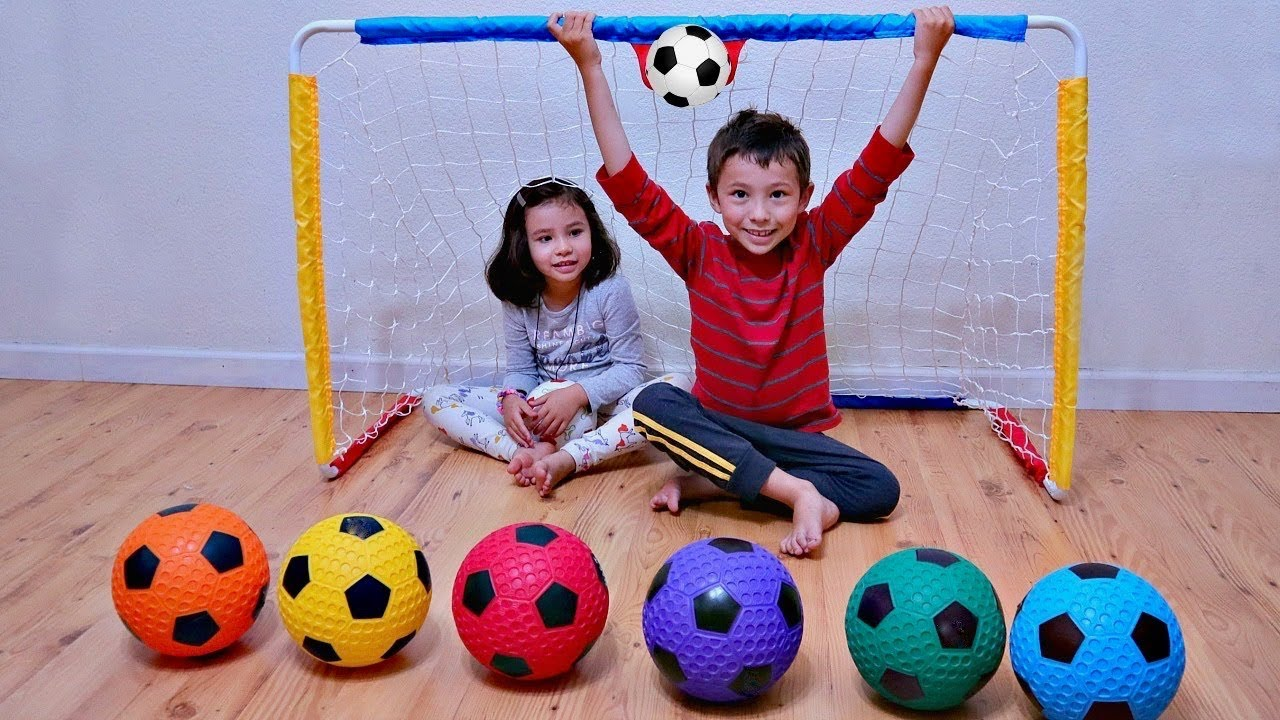
#> input picture Part1. Object Detection/1. Template Matching/balls.jpg, 1280 x 720 px
$ jupyter execute code.ipynb   (shell and % lines are left out)
#> lines starting #> are read from the running program, lines starting #| are printed output that depends on the picture; after the words box and inside, x2 and y2 are one past the last pixel; in counts of white or black regions, pixels touching at a corner belong together
# Part A. Review Picture

[cell 1]
import cv2
import numpy as np
import matplotlib.pyplot as plt

[cell 2]
img = cv2.imread("balls.jpg")
#> img is the input picture: shape (720, 1280, 3); mean B, G, R 150.7, 135.3, 154.8
img = cv2.cvtColor(img, cv2.COLOR_BGR2RGB)

[cell 3]
plt.imshow(img)
plt.show()

In above picture, we can find 6 balls with different color. Our target of this project is to locate some of balls using template matching of opencv

## A1. Review target image

You can crop the target image by yourself. In this project, I only provide you two target images named as target1.jpg and target2.jpg

[cell 4]
target1 = cv2.imread("target1.jpg")
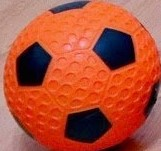
#> input picture Part1. Object Detection/1. Template Matching/target1.jpg, 161 x 151 px
#> target1 is the input picture: shape (151, 161, 3); mean B, G, R 55.7, 79.2, 177.9
target1 = cv2.cvtColor(target1, cv2.COLOR_BGR2RGB)

target2 = cv2.imread("target2.jpg")
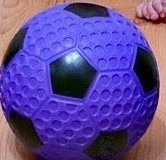
#> input picture Part1. Object Detection/1. Template Matching/target2.jpg, 166 x 160 px
#> target2 is the input picture: shape (160, 166, 3); mean B, G, R 151.3, 70.8, 94.3
target2 = cv2.cvtColor(target2, cv2.COLOR_BGR2RGB)
plt.subplot(1,2,1)
plt.imshow(target1)
plt.subplot(1,2,2)
plt.imshow(target2)
plt.show()
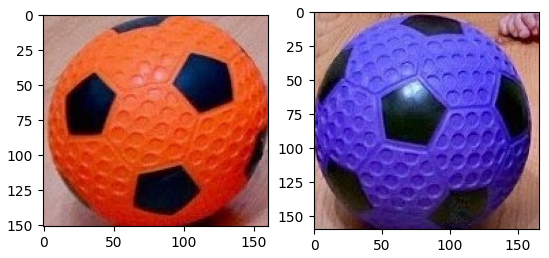
#> figure drawn by matplotlib, 2 panels

# Part B. Template Maching

## B1. Template Methods

[cell 5]
methods = ['cv2.TM_CCOEFF', 'cv2.TM_CCOEFF_NORMED', 'cv2.TM_CCORR','cv2.TM_CCORR_NORMED', 'cv2.TM_SQDIFF', 'cv2.TM_SQDIFF_NORMED']

### Create a copy of image because we don't want to modified the original image

[cell 6]
full_copy = img.copy()

### Please select one of method using eval(). i.e. eval('cv2.TM_CCOEFF')

[cell 7]
method = eval('cv2.TM_CCOEFF')
res = cv2.matchTemplate(full_copy,target1,method)
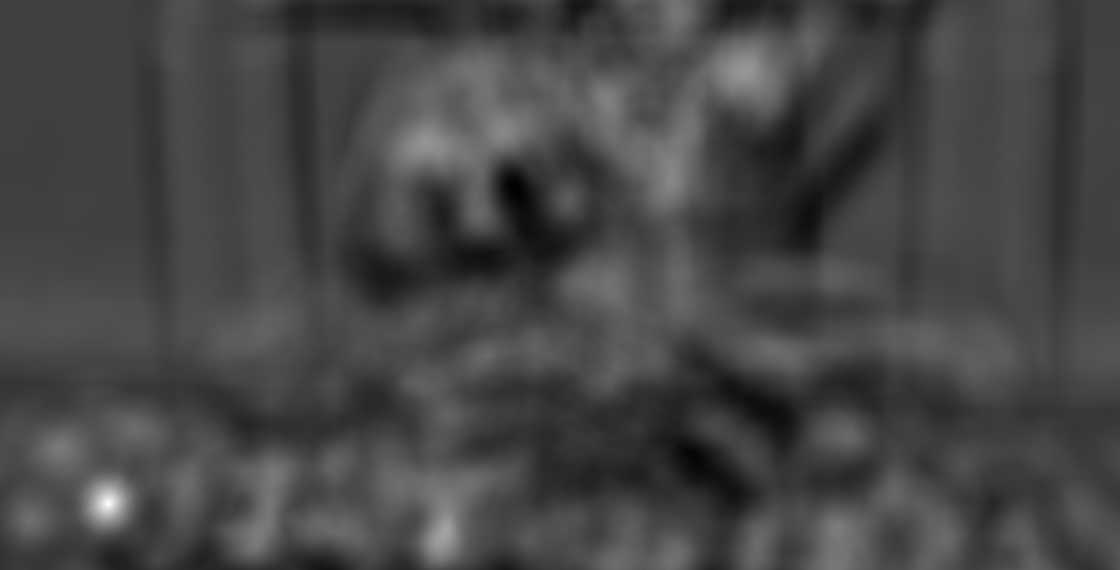
#> res: shape (570, 1120) float32; min -85164592, max 256140864, mean 8765890; drawn with min black and max white

### Validate Output Shape

Theory:
W-w+1, H-h+1

[cell 8]
print("X match? %s"%(res.shape[0] == img.shape[0] - target1.shape[0]+1))
#| X match? True
print("Y match? %s"%(res.shape[1] == img.shape[1] - target1.shape[1]+1))
#| Y match? True

[cell 9]
height, width,channels = target1.shape
#> height = 151; width = 161; channels = 3

[cell 10]
min_val, max_val, min_loc, max_loc = cv2.minMaxLoc(res)
#> min_val = -85164592; max_val = 256140864; min_loc = (514, 187); max_loc = (108, 503)

[cell 11]
# Assign the Bottom Right of the rectangle
top_left = max_loc
#> top_left = (108, 503)
bottom_right = (top_left[0] + width, top_left[1] + height)
#> bottom_right = (269, 654)

# Draw the Red Rectangle
cv2.rectangle(full_copy,top_left, bottom_right, 255, 10)
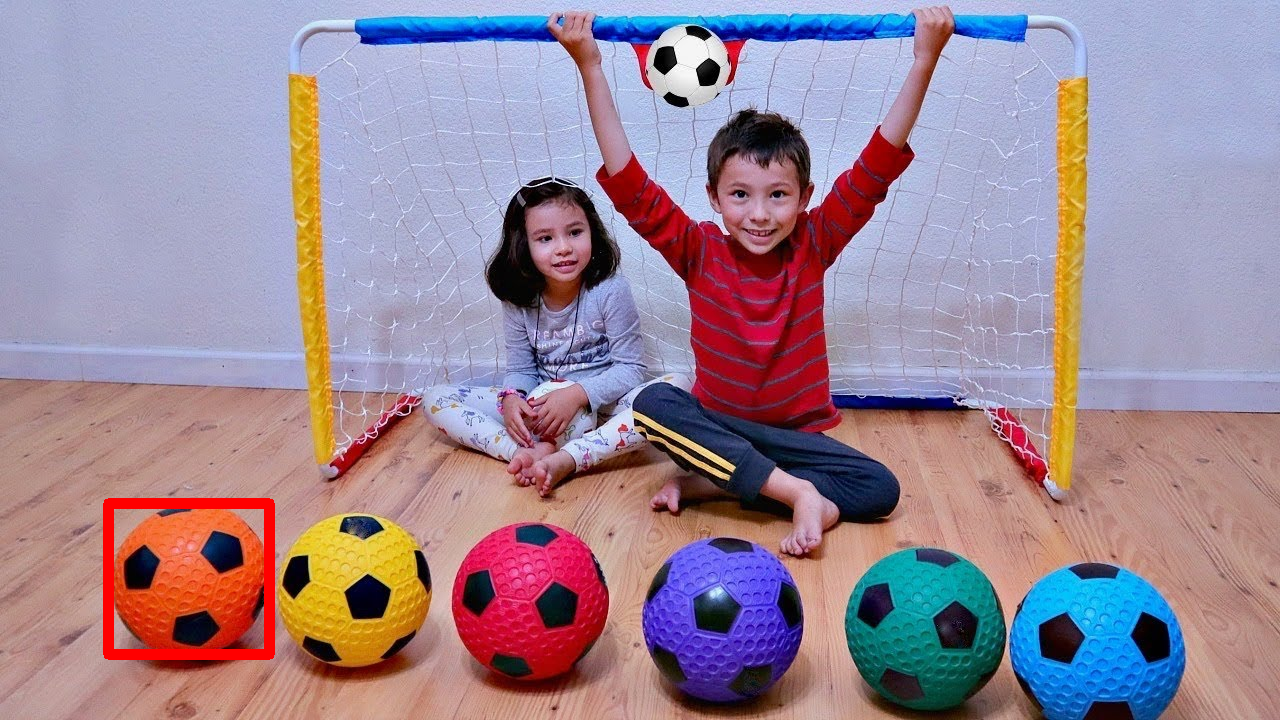
#> full_copy: shape (720, 1280, 3); mean R, G, B 155.4, 134.4, 149.9
plt.imshow(full_copy)
plt.show()

# PartC. All in one Code

[cell 12]
full_copy = img.copy()

method = eval('cv2.TM_CCOEFF')
res = cv2.matchTemplate(full_copy,target1,method)

height, width,channels = target1.shape
min_val, max_val, min_loc, max_loc = cv2.minMaxLoc(res)

# Assign the Bottom Right of the rectangle
top_left = max_loc
bottom_right = (top_left[0] + width, top_left[1] + height)

# Draw the Red Rectangle
cv2.rectangle(full_copy,top_left, bottom_right, 255, 10)
plt.imshow(full_copy)
plt.show()

[cell 13]
method = eval('cv2.TM_CCOEFF')
res = cv2.matchTemplate(full_copy,target2,method)
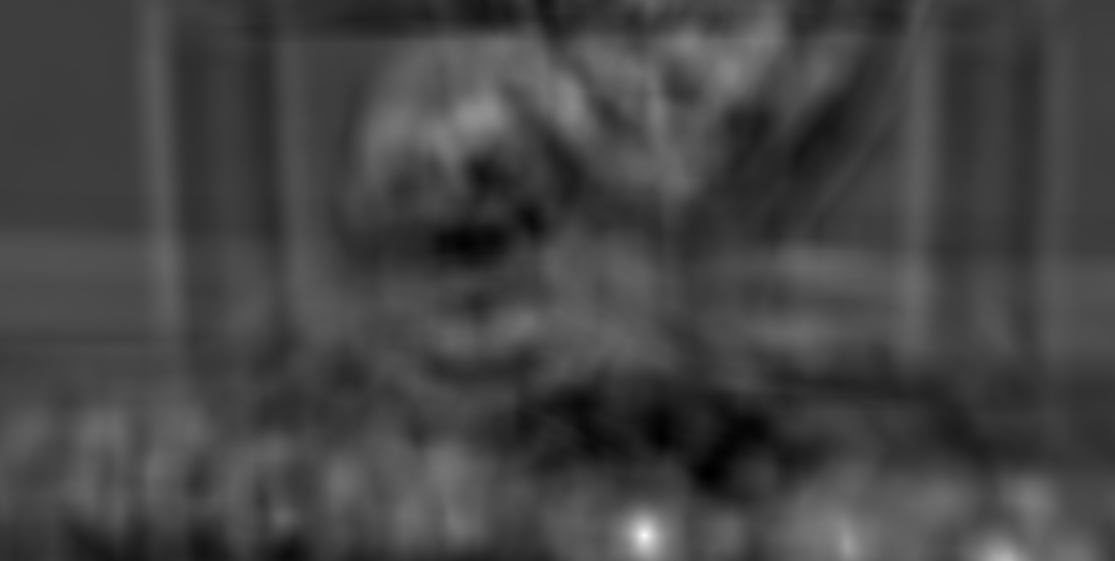
#> res: shape (561, 1115) float32; min -91361488, max 292079008, mean 11030254; drawn with min black and max white

height, width,channels = target2.shape
#> height = 160; width = 166
min_val, max_val, min_loc, max_loc = cv2.minMaxLoc(res)
#> min_val = -91361488; max_val = 292079008; min_loc = (708, 473); max_loc = (644, 535)

# Assign the Bottom Right of the rectangle
top_left = max_loc
#> top_left = (644, 535)
bottom_right = (top_left[0] + width, top_left[1] + height)
#> bottom_right = (810, 695)

# Draw the Red Rectangle
cv2.rectangle(full_copy,top_left, bottom_right, 255, 10)
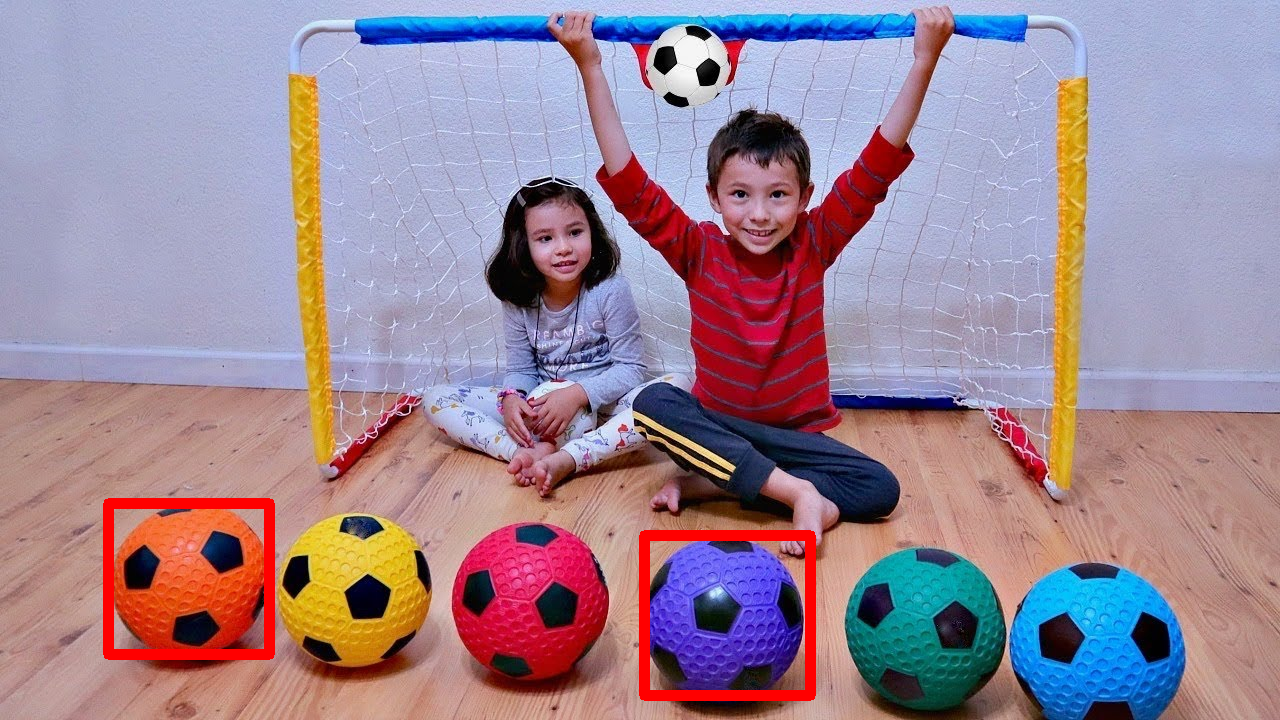
#> full_copy: shape (720, 1280, 3); 0.77% of pixels changed, all inside (x1, y1, x2, y2) = (639, 530, 816, 701)
plt.imshow(full_copy)
plt.show()
